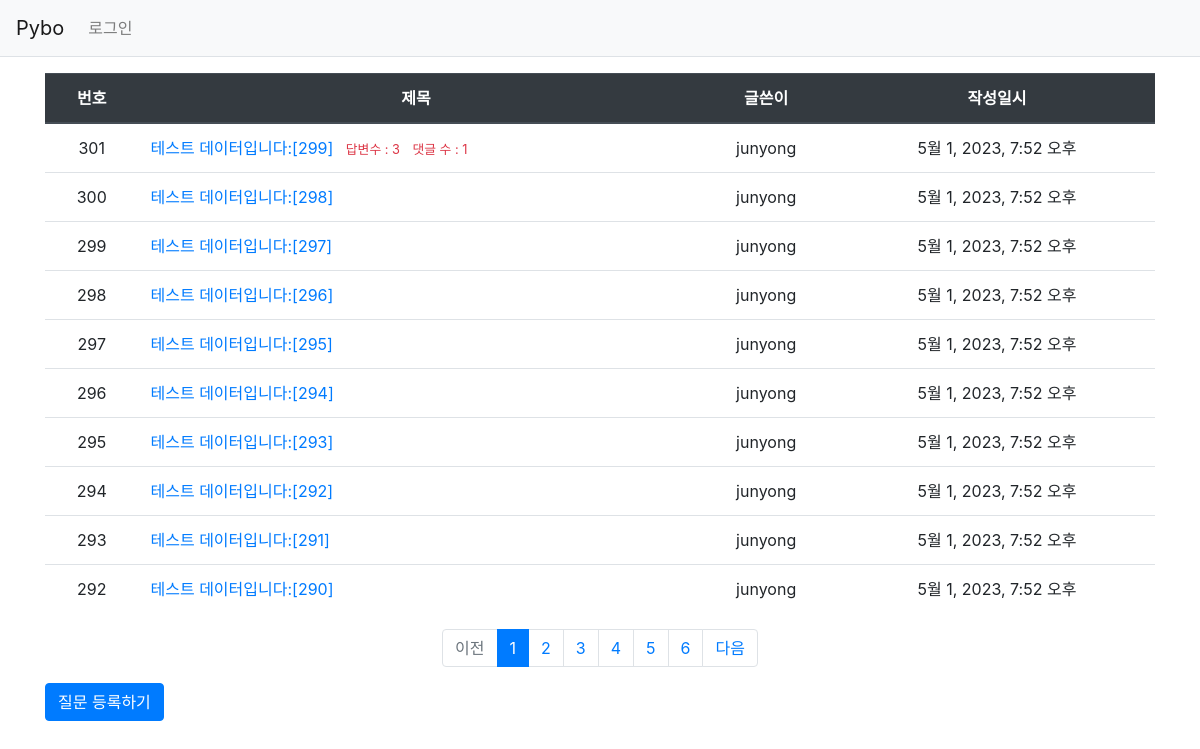
Screenshot of /pybo/ with the database file from the repository.
### pybo/models.py (models this page shows, shortened)
class Question(models.Model):
    author = models.ForeignKey(User, on_delete=models.CASCADE, related_name='author_question')
    subject = models.CharField(max_length=200)
    content = models.TextField()
    create_date = models.DateTimeField()
    modify_date = models.DateTimeField(null=True, blank=True)
    voter = models.ManyToManyField(User, related_name='voter_question')

### pybo/views.py (the view)
# urls.py: path('', views.index, name='index'),  # '/' 에 해당되는 path
def index(request):
    page = request.GET.get('page', '1')  # 페이지
    question_list = Question.objects.order_by('-create_date')
    paginator = Paginator(question_list, 10)  # 페이지당 10개씩 보여주기
    page_obj = paginator.get_page(page)
    context = {'question_list': page_obj}
    return render(request, 'pybo/question_list.html', context)

### pybo/templatetags/pybo_filter.py (called while the page is built)
@register.filter
def sub(value, arg):
    return value - arg

### templates/pybo/question_list.html
{% extends 'base.html' %}
{% load pybo_filter %}
{% block content %}
<div class="container my-3">
    <table class="table">
        <thead>
        <tr class="text-center thead-dark">
            <th>번호</th>
            <th style="width:50%">제목</th>
            <th>글쓴이</th>
            <th>작성일시</th>
        </tr>
        </thead>
        <tbody>
        {% if question_list %}
        {% for question in question_list %}
        <tr class="text-center">
            <td>
                {{ question_list.paginator.count|sub:question_list.start_index|sub:forloop.counter0|add:1 }}
            </td>
            <td class="text-left">
                <a href="{% url 'pybo:detail' question.id %}">{{ question.subject }}</a>
                {% if question.answer_set.count > 0 %}
                <span class="text-danger small ml-2">답변수 : {{ question.answer_set.count }}</span>
                {% endif %}
                {% if question.comment_set.count > 0 %}
                <span class="text-danger small ml-2">댓글 수 : {{ question.comment_set.count }}</span>
                {% endif %}
            </td>
            <td>{{ question.author.username }}</td>
            <td>{{ question.create_date }}</td>
        </tr>
        {% endfor %}
        {% else %}
        <tr>
            <td colspan="3">질문이 없습니다.</td>
        </tr>
        {% endif %}
        </tbody>
    </table>
    <ul class="pagination justify-content-center">
        {% if question_list.has_previous %}
        <li class="page-item">
            <a class="page-link" href="?page={{ question_list.previous_page_number }}">이전</a>
        </li>
        {% else %}
        <li class="page-item disabled">
            <a class="page-link" tabindex="-1" aria-disabled="true" href="#">이전</a>
        </li>
        {% endif %}
        {% for page_number in question_list.paginator.page_range %}
        {% if page_number >= question_list.number|add:-5 and page_number <= question_list.number|add:5 %}
            {% if page_number == question_list.number %}
            <li class="page-item active" aria-current="page">
                <a class="page-link" href="?page={{ page_number }}">{{ page_number }}</a>
            </li>
            {% else %}
            <li class="page-item">
                <a class="page-link" href="?page={{ page_number }}">{{ page_number }}</a>
            </li>
            {% endif %}
        {% endif %}
        {% endfor %}
        {% if question_list.has_next %}
        <li class="page-item">
            <a class="page-link" href="?page={{ question_list.next_page_number }}">다음</a>
        </li>
        {% else %}
        <li class="page-item disabled">
            <a class="page-link" tabindex="-1" aria-disabled="true" href="#">다음</a>
        </li>
        {% endif %}
    </ul>
    <a href="{% url 'pybo:question_create' %}" class="btn btn-primary">질문 등록하기</a>
</div>
{% endblock %}

### templates/base.html (shortened to what this page needs)
{% load static %}
<!doctype html>
<html lang="ko">
<head>
    <link rel="stylesheet" type="text/css" href="{% static 'bootstrap.min.css' %}">
    <link rel="stylesheet" type="text/css" href="{% static 'style.css' %}">
</head>
<body>
{% include "navbar.html" %}
{% block content %}
{% endblock %}
</body>
</html>

### templates/navbar.html (shortened to what this page needs)
<nav class="navbar navbar-expand-lg navbar-light bg-light border-bottom">
    <a class="navbar-brand" href="{% url 'pybo:index' %}">Pybo</a>
    <div class="collapse navbar-collapse flex-grow-0" id="navbarNav">
        <ul class="navbar-nav">
            <li class="nav-item ">
                {% if user.is_authenticated %}
                <a class="nav-link" href="{% url 'common:logout' %}">{{ user.username }} (로그아웃)</a>
                {% else %}
                <a class="nav-link" href="{% url 'common:login' %}">로그인</a>
                {% endif %}
            </li>
        </ul>
    </div>
</nav>

### rows the page displays
Question: paginator.count|sub "301", subject "테스트 데이터입니다:[299]", answer_set.count "3", comment_set.count "1", author.username "junyong", create_date "5월 1, 2023, 7:52 오후"
Question: paginator.count|sub "300", subject "테스트 데이터입니다:[298]", author.username "junyong", create_date "5월 1, 2023, 7:52 오후"
Question: paginator.count|sub "299", subject "테스트 데이터입니다:[297]", author.username "junyong", create_date "5월 1, 2023, 7:52 오후"
Question: paginator.count|sub "298", subject "테스트 데이터입니다:[296]", author.username "junyong", create_date "5월 1, 2023, 7:52 오후"
Question: paginator.count|sub "297", subject "테스트 데이터입니다:[295]", author.username "junyong", create_date "5월 1, 2023, 7:52 오후"
Question: paginator.count|sub "296", subject "테스트 데이터입니다:[294]", author.username "junyong", create_date "5월 1, 2023, 7:52 오후"
Question: paginator.count|sub "295", subject "테스트 데이터입니다:[293]", author.username "junyong", create_date "5월 1, 2023, 7:52 오후"
Question: paginator.count|sub "294", subject "테스트 데이터입니다:[292]", author.username "junyong", create_date "5월 1, 2023, 7:52 오후"
Question: paginator.count|sub "293", subject "테스트 데이터입니다:[291]", author.username "junyong", create_date "5월 1, 2023, 7:52 오후"
Question: paginator.count|sub "292", subject "테스트 데이터입니다:[290]", author.username "junyong", create_date "5월 1, 2023, 7:52 오후"

### other values shown
{{ page_number }} "1"
{{ page_number }} "2" "3" "4" "5" "6"
